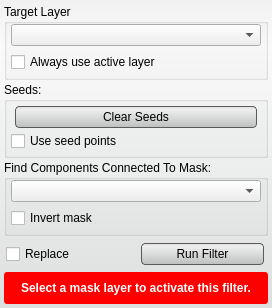
<?xml version="1.0" encoding="UTF-8"?>
<ui version="4.0">
 <class>ConnectedComponentFilterInterface</class>
 <widget class="QWidget" name="ConnectedComponentFilterInterface">
  <property name="geometry">
   <rect>
    <x>0</x>
    <y>0</y>
    <width>272</width>
    <height>305</height>
   </rect>
  </property>
  <property name="sizePolicy">
   <sizepolicy hsizetype="Preferred" vsizetype="Fixed">
    <horstretch>0</horstretch>
    <verstretch>0</verstretch>
   </sizepolicy>
  </property>
  <property name="windowTitle">
   <string>Connected Component Filter</string>
  </property>
  <property name="styleSheet">
   <string notr="true">QWidget#ConnectedComponentFilterInterface{
	border-radius: 3px;
	background-color: qlineargradient(spread:pad, x1:0.5, y1:0, x2:0.5, y2:0.960227, stop:0 rgba(241, 241, 241, 255), stop:0.155779 rgba(250, 250, 250, 255), stop:1 rgba(222, 224, 224, 255));       
}

QPushButton{
	background-color: qlineargradient(spread:pad, x1:0.5, y1:0, x2:0.5, y2:0.960227, stop:0 rgba(221, 221, 221, 255), stop:0.155779 rgba(238, 238, 238, 255), stop:1 rgba(192, 194, 194, 255));
	border-radius: 4px;
	border: 1px solid rgb(90, 90, 90);
	margin:4px;
}

QPushButton:hover{
	background-color: qlineargradient(spread:pad, x1:0.5, y1:0, x2:0.5, y2:1, stop:0 rgba(195, 195, 195, 255), stop:0.253769 rgba(206, 206, 206, 255), stop:1 rgba(185, 185, 185, 255));
	border-radius: 4px;
	border: 1px solid rgb(90, 90, 90);
	margin:4px;
}

QPushButton:pressed{
	background-color: qlineargradient(spread:pad, x1:0.5, y1:0, x2:0.5, y2:1, stop:0 rgba(150, 150, 150, 255), stop:0.753769 rgba(206, 206, 206, 255), stop:1 rgba(185, 185, 185, 255));
	border-radius: 4px;
	border: 1px solid rgb(90, 90, 90);
	margin:4px;
}</string>
  </property>
  <layout class="QVBoxLayout" name="verticalLayout">
   <property name="spacing">
    <number>2</number>
   </property>
   <property name="margin">
    <number>4</number>
   </property>
   <item>
    <widget class="QGroupBox" name="target_groupbox_">
     <property name="minimumSize">
      <size>
       <width>0</width>
       <height>76</height>
      </size>
     </property>
     <property name="maximumSize">
      <size>
       <width>16777215</width>
       <height>76</height>
      </size>
     </property>
     <property name="title">
      <string>Target Layer</string>
     </property>
     <layout class="QVBoxLayout" name="verticalLayout_4">
      <property name="spacing">
       <number>6</number>
      </property>
      <property name="leftMargin">
       <number>4</number>
      </property>
      <property name="topMargin">
       <number>0</number>
      </property>
      <property name="rightMargin">
       <number>4</number>
      </property>
      <property name="bottomMargin">
       <number>4</number>
      </property>
      <item>
       <widget class="QtUtils::QtDropableComboBox" name="target_layer_">
        <property name="sizePolicy">
         <sizepolicy hsizetype="Ignored" vsizetype="Fixed">
          <horstretch>0</horstretch>
          <verstretch>0</verstretch>
         </sizepolicy>
        </property>
       </widget>
      </item>
      <item>
       <widget class="QWidget" name="widget_2" native="true">
        <property name="minimumSize">
         <size>
          <width>0</width>
          <height>20</height>
         </size>
        </property>
        <layout class="QHBoxLayout" name="horizontalLayout_2">
         <property name="spacing">
          <number>0</number>
         </property>
         <property name="margin">
          <number>0</number>
         </property>
         <item>
          <widget class="QCheckBox" name="use_active_layer_">
           <property name="text">
            <string>Always use active layer</string>
           </property>
          </widget>
         </item>
        </layout>
       </widget>
      </item>
     </layout>
    </widget>
   </item>
   <item>
    <widget class="QGroupBox" name="groupBox">
     <property name="minimumSize">
      <size>
       <width>0</width>
       <height>76</height>
      </size>
     </property>
     <property name="maximumSize">
      <size>
       <width>16777215</width>
       <height>76</height>
      </size>
     </property>
     <property name="title">
      <string>Seeds:</string>
     </property>
     <layout class="QVBoxLayout" name="verticalLayout_2">
      <property name="spacing">
       <number>8</number>
      </property>
      <property name="leftMargin">
       <number>4</number>
      </property>
      <property name="topMargin">
       <number>0</number>
      </property>
      <property name="rightMargin">
       <number>4</number>
      </property>
      <property name="bottomMargin">
       <number>4</number>
      </property>
      <item>
       <widget class="QPushButton" name="clearSeedsButton">
        <property name="sizePolicy">
         <sizepolicy hsizetype="Preferred" vsizetype="Fixed">
          <horstretch>0</horstretch>
          <verstretch>0</verstretch>
         </sizepolicy>
        </property>
        <property name="minimumSize">
         <size>
          <width>0</width>
          <height>30</height>
         </size>
        </property>
        <property name="text">
         <string>Clear Seeds</string>
        </property>
       </widget>
      </item>
      <item>
       <widget class="QWidget" name="widget_3" native="true">
        <property name="minimumSize">
         <size>
          <width>0</width>
          <height>20</height>
         </size>
        </property>
        <layout class="QHBoxLayout" name="horizontalLayout_3">
         <property name="spacing">
          <number>0</number>
         </property>
         <property name="margin">
          <number>0</number>
         </property>
         <item>
          <widget class="QCheckBox" name="use_seeds_">
           <property name="text">
            <string>Use seed points</string>
           </property>
          </widget>
         </item>
        </layout>
       </widget>
      </item>
     </layout>
    </widget>
   </item>
   <item>
    <widget class="QGroupBox" name="connected_to_mask_groupbox_">
     <property name="minimumSize">
      <size>
       <width>0</width>
       <height>76</height>
      </size>
     </property>
     <property name="maximumSize">
      <size>
       <width>16777215</width>
       <height>76</height>
      </size>
     </property>
     <property name="title">
      <string>Find Components Connected To Mask:</string>
     </property>
     <layout class="QVBoxLayout" name="verticalLayout_5">
      <property name="spacing">
       <number>6</number>
      </property>
      <property name="leftMargin">
       <number>4</number>
      </property>
      <property name="topMargin">
       <number>0</number>
      </property>
      <property name="rightMargin">
       <number>4</number>
      </property>
      <property name="bottomMargin">
       <number>4</number>
      </property>
      <item>
       <widget class="QtUtils::QtDropableComboBox" name="mask_">
        <property name="sizePolicy">
         <sizepolicy hsizetype="Ignored" vsizetype="Fixed">
          <horstretch>0</horstretch>
          <verstretch>0</verstretch>
         </sizepolicy>
        </property>
       </widget>
      </item>
      <item>
       <widget class="QWidget" name="widget_4" native="true">
        <property name="minimumSize">
         <size>
          <width>0</width>
          <height>20</height>
         </size>
        </property>
        <layout class="QHBoxLayout" name="horizontalLayout_4">
         <property name="spacing">
          <number>0</number>
         </property>
         <property name="margin">
          <number>0</number>
         </property>
         <item>
          <widget class="QCheckBox" name="invert_mask_">
           <property name="text">
            <string>Invert mask</string>
           </property>
          </widget>
         </item>
        </layout>
       </widget>
      </item>
     </layout>
    </widget>
   </item>
   <item>
    <widget class="QWidget" name="widget" native="true">
     <property name="minimumSize">
      <size>
       <width>0</width>
       <height>32</height>
      </size>
     </property>
     <property name="maximumSize">
      <size>
       <width>16777215</width>
       <height>32</height>
      </size>
     </property>
     <layout class="QHBoxLayout" name="horizontalLayout">
      <property name="spacing">
       <number>0</number>
      </property>
      <property name="leftMargin">
       <number>2</number>
      </property>
      <property name="topMargin">
       <number>0</number>
      </property>
      <property name="rightMargin">
       <number>0</number>
      </property>
      <property name="bottomMargin">
       <number>0</number>
      </property>
      <item>
       <widget class="QCheckBox" name="replaceCheckBox">
        <property name="text">
         <string>Replace</string>
        </property>
        <property name="checked">
         <bool>false</bool>
        </property>
       </widget>
      </item>
      <item>
       <widget class="QPushButton" name="runFilterButton">
        <property name="sizePolicy">
         <sizepolicy hsizetype="Preferred" vsizetype="Fixed">
          <horstretch>0</horstretch>
          <verstretch>0</verstretch>
         </sizepolicy>
        </property>
        <property name="minimumSize">
         <size>
          <width>0</width>
          <height>30</height>
         </size>
        </property>
        <property name="text">
         <string>Run Filter</string>
        </property>
       </widget>
      </item>
     </layout>
    </widget>
   </item>
   <item>
    <widget class="QWidget" name="message_alert_" native="true">
     <property name="minimumSize">
      <size>
       <width>0</width>
       <height>32</height>
      </size>
     </property>
     <property name="styleSheet">
      <string notr="true">QLabel#message_{
	color: white;
	font: bold;
}

QWidget#message_alert_{
	border-radius: 3px;
	background-color: red;
}</string>
     </property>
     <layout class="QHBoxLayout" name="horizontalLayout_5">
      <property name="spacing">
       <number>0</number>
      </property>
      <property name="margin">
       <number>4</number>
      </property>
      <item>
       <widget class="QLabel" name="message_">
        <property name="text">
         <string>Select a mask layer to activate this filter.</string>
        </property>
        <property name="alignment">
         <set>Qt::AlignCenter</set>
        </property>
        <property name="wordWrap">
         <bool>true</bool>
        </property>
       </widget>
      </item>
     </layout>
    </widget>
   </item>
  </layout>
 </widget>
 <customwidgets>
  <customwidget>
   <class>QtUtils::QtDropableComboBox</class>
   <extends>QComboBox</extends>
   <header location="global">QtUtils/Widgets/QtDropableComboBox.h</header>
  </customwidget>
 </customwidgets>
 <resources/>
 <connections/>
</ui>
